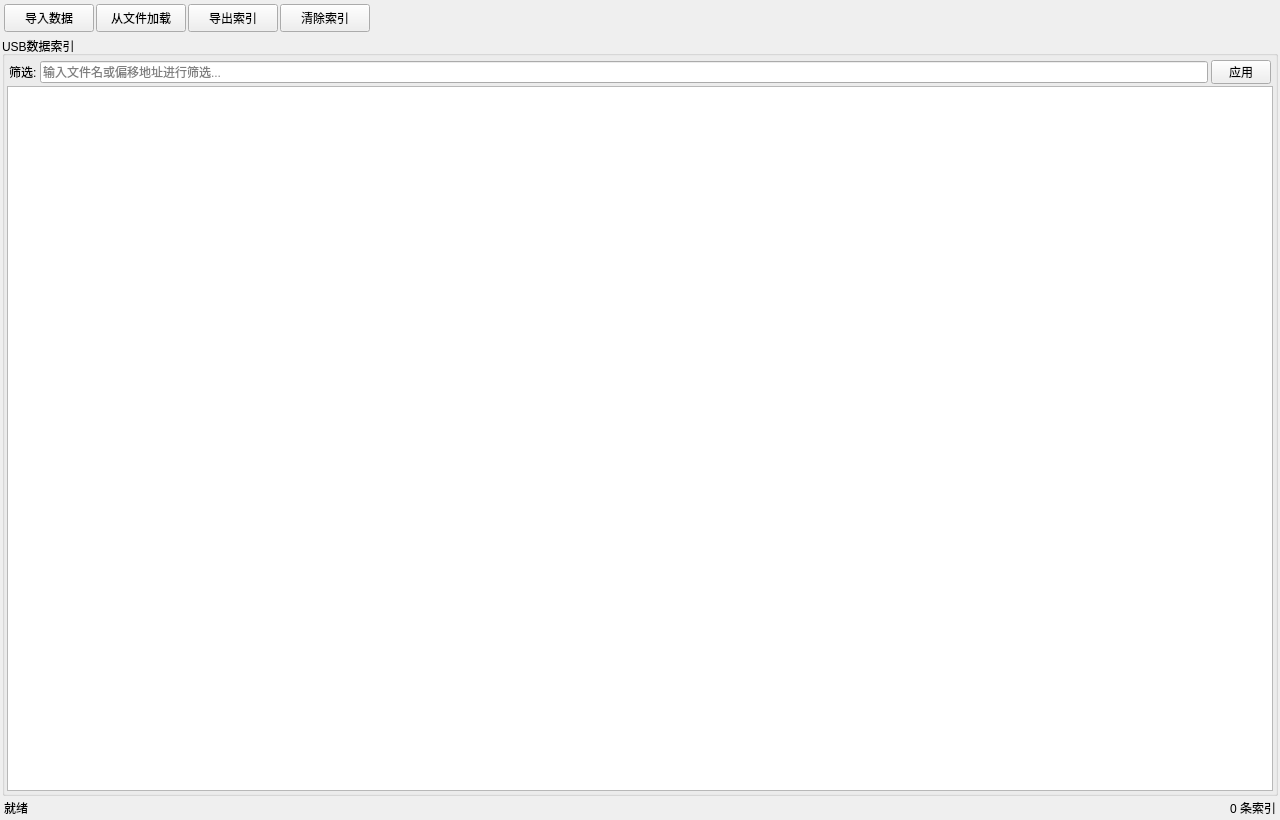
<?xml version="1.0" encoding="UTF-8"?>
<ui version="4.0">
 <class>DataAnalysisClass</class>
 <widget class="QWidget" name="DataAnalysisClass">
  <property name="geometry">
   <rect>
    <x>0</x>
    <y>0</y>
    <width>1280</width>
    <height>820</height>
   </rect>
  </property>
  <property name="windowTitle">
   <string>USB数据索引工具</string>
  </property>
  <layout class="QVBoxLayout" name="verticalLayout_main">
   <property name="spacing">
    <number>2</number>
   </property>
   <property name="leftMargin">
    <number>2</number>
   </property>
   <property name="topMargin">
    <number>2</number>
   </property>
   <property name="rightMargin">
    <number>2</number>
   </property>
   <property name="bottomMargin">
    <number>2</number>
   </property>
   <item>
    <widget class="QWidget" name="toolbar" native="true">
     <property name="maximumSize">
      <size>
       <width>16777215</width>
       <height>36</height>
      </size>
     </property>
     <layout class="QHBoxLayout" name="horizontalLayout_toolbar">
      <property name="spacing">
       <number>2</number>
      </property>
      <property name="leftMargin">
       <number>2</number>
      </property>
      <property name="topMargin">
       <number>2</number>
      </property>
      <property name="rightMargin">
       <number>2</number>
      </property>
      <property name="bottomMargin">
       <number>2</number>
      </property>
      <item>
       <widget class="QPushButton" name="importDataBtn">
        <property name="minimumSize">
         <size>
          <width>90</width>
          <height>28</height>
         </size>
        </property>
        <property name="maximumSize">
         <size>
          <width>16777215</width>
          <height>28</height>
         </size>
        </property>
        <property name="text">
         <string>导入数据</string>
        </property>
        <property name="icon">
         <iconset>
          <normaloff>:/icons/import.png</normaloff>:/icons/import.png</iconset>
        </property>
       </widget>
      </item>
      <item>
       <widget class="QPushButton" name="loadFromFileBtn">
        <property name="minimumSize">
         <size>
          <width>90</width>
          <height>28</height>
         </size>
        </property>
        <property name="maximumSize">
         <size>
          <width>16777215</width>
          <height>28</height>
         </size>
        </property>
        <property name="text">
         <string>从文件加载</string>
        </property>
        <property name="icon">
         <iconset>
          <normaloff>:/icons/file.png</normaloff>:/icons/file.png</iconset>
        </property>
       </widget>
      </item>
      <item>
       <widget class="QPushButton" name="exportDataBtn">
        <property name="minimumSize">
         <size>
          <width>90</width>
          <height>28</height>
         </size>
        </property>
        <property name="maximumSize">
         <size>
          <width>16777215</width>
          <height>28</height>
         </size>
        </property>
        <property name="text">
         <string>导出索引</string>
        </property>
        <property name="icon">
         <iconset>
          <normaloff>:/icons/export.png</normaloff>:/icons/export.png</iconset>
        </property>
       </widget>
      </item>
      <item>
       <widget class="QPushButton" name="clearDataBtn">
        <property name="minimumSize">
         <size>
          <width>90</width>
          <height>28</height>
         </size>
        </property>
        <property name="maximumSize">
         <size>
          <width>16777215</width>
          <height>28</height>
         </size>
        </property>
        <property name="text">
         <string>清除索引</string>
        </property>
        <property name="icon">
         <iconset>
          <normaloff>:/icons/clear.png</normaloff>:/icons/clear.png</iconset>
        </property>
       </widget>
      </item>
      <item>
       <spacer name="horizontalSpacer">
        <property name="orientation">
         <enum>Qt::Horizontal</enum>
        </property>
        <property name="sizeHint" stdset="0">
         <size>
          <width>40</width>
          <height>20</height>
         </size>
        </property>
       </spacer>
      </item>
     </layout>
    </widget>
   </item>
   <item>
    <widget class="QGroupBox" name="dataTableGroupBox">
     <property name="title">
      <string>USB数据索引</string>
     </property>
     <layout class="QVBoxLayout" name="verticalLayout_table">
      <property name="spacing">
       <number>2</number>
      </property>
      <property name="leftMargin">
       <number>2</number>
      </property>
      <property name="topMargin">
       <number>4</number>
      </property>
      <property name="rightMargin">
       <number>2</number>
      </property>
      <property name="bottomMargin">
       <number>2</number>
      </property>
      <item>
       <widget class="QWidget" name="tableControlsWidget" native="true">
        <property name="maximumSize">
         <size>
          <width>16777215</width>
          <height>28</height>
         </size>
        </property>
        <layout class="QHBoxLayout" name="horizontalLayout_2">
         <property name="spacing">
          <number>3</number>
         </property>
         <property name="leftMargin">
          <number>2</number>
         </property>
         <property name="topMargin">
          <number>0</number>
         </property>
         <property name="rightMargin">
          <number>2</number>
         </property>
         <property name="bottomMargin">
          <number>0</number>
         </property>
         <item>
          <widget class="QLabel" name="filterLabel">
           <property name="text">
            <string>筛选:</string>
           </property>
          </widget>
         </item>
         <item>
          <widget class="QLineEdit" name="filterLineEdit">
           <property name="placeholderText">
            <string>输入文件名或偏移地址进行筛选...</string>
           </property>
           <property name="clearButtonEnabled">
            <bool>true</bool>
           </property>
          </widget>
         </item>
         <item>
          <widget class="QPushButton" name="applyFilterBtn">
           <property name="maximumSize">
            <size>
             <width>60</width>
             <height>24</height>
            </size>
           </property>
           <property name="text">
            <string>应用</string>
           </property>
          </widget>
         </item>
        </layout>
       </widget>
      </item>
      <item>
       <widget class="QTableWidget" name="tableWidget">
        <property name="alternatingRowColors">
         <bool>true</bool>
        </property>
        <property name="selectionBehavior">
         <enum>QAbstractItemView::SelectRows</enum>
        </property>
        <property name="sortingEnabled">
         <bool>true</bool>
        </property>
        <attribute name="horizontalHeaderStretchLastSection">
         <bool>true</bool>
        </attribute>
        <attribute name="verticalHeaderDefaultSectionSize">
         <number>25</number>
        </attribute>
       </widget>
      </item>
     </layout>
    </widget>
   </item>
   <item>
    <widget class="QWidget" name="statusWidget" native="true">
     <property name="maximumSize">
      <size>
       <width>16777215</width>
       <height>20</height>
      </size>
     </property>
     <layout class="QHBoxLayout" name="horizontalLayout_status">
      <property name="spacing">
       <number>4</number>
      </property>
      <property name="leftMargin">
       <number>2</number>
      </property>
      <property name="topMargin">
       <number>0</number>
      </property>
      <property name="rightMargin">
       <number>2</number>
      </property>
      <property name="bottomMargin">
       <number>0</number>
      </property>
      <item>
       <widget class="QLabel" name="statusLabel">
        <property name="text">
         <string>就绪</string>
        </property>
       </widget>
      </item>
      <item>
       <spacer name="horizontalSpacer_3">
        <property name="orientation">
         <enum>Qt::Horizontal</enum>
        </property>
        <property name="sizeHint" stdset="0">
         <size>
          <width>40</width>
          <height>20</height>
         </size>
        </property>
       </spacer>
      </item>
      <item>
       <widget class="QLabel" name="dataCountLabel">
        <property name="text">
         <string>0 条索引</string>
        </property>
       </widget>
      </item>
     </layout>
    </widget>
   </item>
  </layout>
 </widget>
 <resources>
  <include location="Resource.qrc"/>
 </resources>
 <connections/>
</ui>
